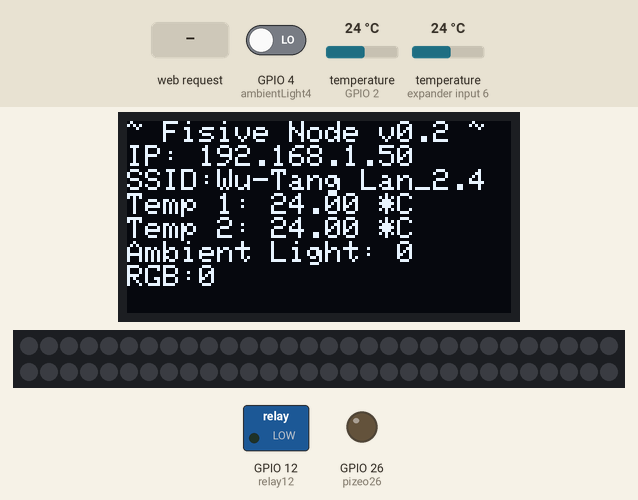
Recording of a program running on a simulated ESP32. On the bench: 128×64 one-colour display, 60 RGB LEDs in strip order, left to right, continuing on the next row, switched loads named in the program (green lamp = pin HIGH), output pins drawn as LEDs (lit = HIGH). The inputs (shaded band) are chosen by the test bench; at power-on: temperature (sensors on GPIO 2, expander input 6) 24 °C, GPIO 4 (ambientLight4) LOW. WiFi joins after 1.5 s; servers stay silent unless stated; what the program prints to the serial monitor is not drawn.

Above: at 5.7 s.
5.8 s: temperature (sensor on GPIO 2) set to 12 °C
At 8.3 s:
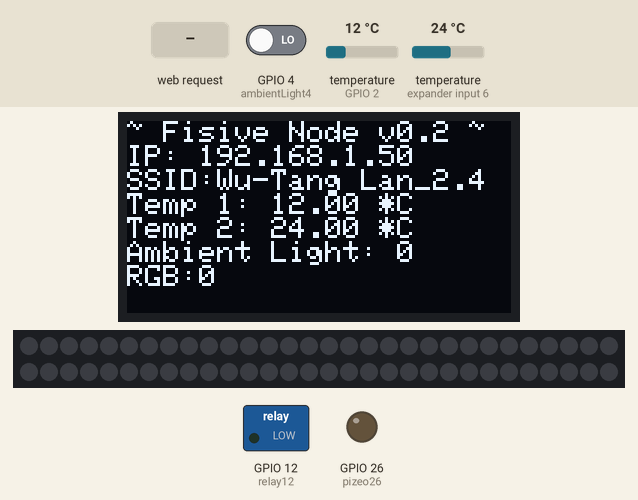
8.6 s: HTTP request GET /pump-state?state=on received
At 9.6 s:
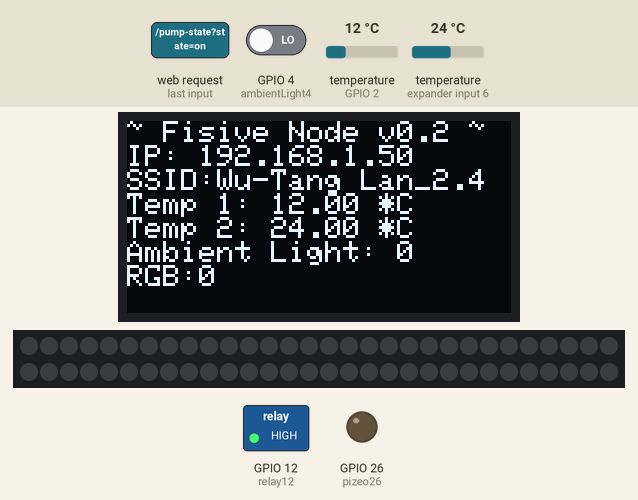
10.1 s: temperature (sensor on expander input 6) set to 12 °C
At 11.7 s:
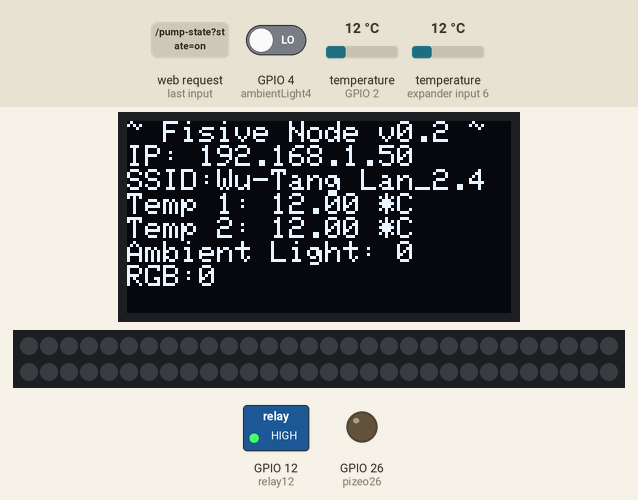
12.2 s: GPIO 4 (ambientLight4) driven HIGH
At 13.4 s:
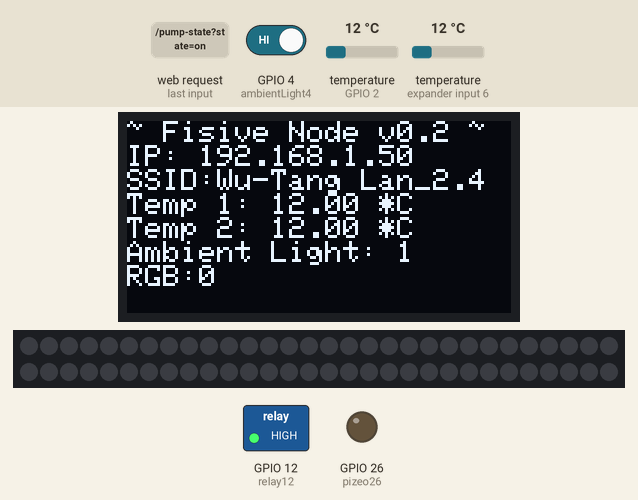
14.0 s: temperature (sensor on GPIO 2) set to 19 °C
15.9 s: temperature (sensor on expander input 6) set to 19 °C
At 16.6 s:
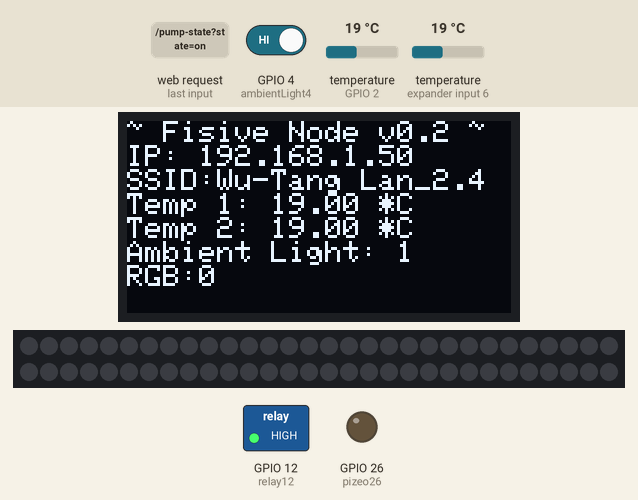
Timing chart, 0 to 18.7 s (numbered marks = the images above; inputs shaded):
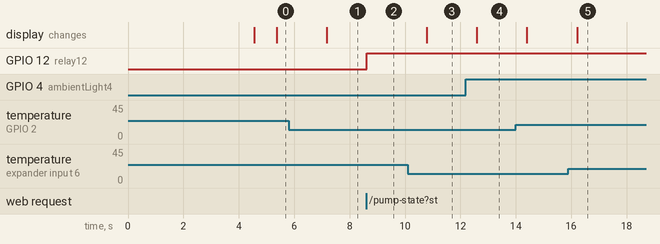

Measured:
- after the input at 5.8 s, the display: changes after 1.4 s (image 1)
- after the input at 8.6 s, GPIO 12 (relay12): LOW → HIGH at once
- after the input at 10.1 s, the display: changes after 0.69 s (image 3)
- after the input at 12.2 s, the display: changes after 0.40 s (image 4)
- after the input at 15.9 s, the display: changes after 0.31 s (image 5)

The program:

main.cpp
```cpp
#include <Arduino.h>
#include <WiFi.h>
#include <ESPAsyncWebServer.h>
#include "AsyncJson.h"
#include "ArduinoJson.h"

// For the DS18B20
#include <OneWire.h>
#include <DallasTemperature.h>

// For the RGB WS2812B
#include <Adafruit_NeoPixel.h>

// For OLED
#include <Adafruit_GFX.h>
#include <Adafruit_SSD1306.h>

// Start webserver at port 80
AsyncWebServer server(80);

// WIFI Credentials
const char *ssid = "Wu-Tang Lan_2.4";
const char *password = "bluesmoonshot";

// Global GPIO Pin Setup
const int relay12 = 12;
const int ambientLight4 = 4;
const int rgb13 = 13;
const int pizeo26 = 26;

// One wire sensors
const int oneWireBus = 2;
OneWire oneWire(oneWireBus);
DallasTemperature sensors(&oneWire);

// OLED Screen Stuff
#define SCREEN_WIDTH 128 // OLED display width, in pixels
#define SCREEN_HEIGHT 64 // OLED display height, in pixels

// Declaration for an SSD1306 display connected to I2C (SDA, SCL pins)
#define OLED_RESET -1 // Reset pin # (or -1 if sharing Arduino reset pin)
Adafruit_SSD1306 display(SCREEN_WIDTH, SCREEN_HEIGHT, &Wire, OLED_RESET);

// NeoPixel
Adafruit_NeoPixel pixels = Adafruit_NeoPixel(60, rgb13, NEO_GRB + NEO_KHZ800);

// GLOBAL VARIABLES
float temp[2];
int ambientLight = 0;
bool wifiConnected = false;

void pinInitializer()
{
  pixels.begin();
  pinMode(relay12, OUTPUT);
  pinMode(ambientLight4, INPUT);
  pinMode(pizeo26, OUTPUT);
  // Set outputs to LOW

  digitalWrite(relay12, LOW);
  digitalWrite(pizeo26, LOW);
}

void wifiInitlizer()
{

  WiFi.mode(WIFI_STA);
  WiFi.begin(ssid, password);
  while (WiFi.waitForConnectResult() != WL_CONNECTED)
  {
    wifiConnected = false;
    Serial.printf("WiFi Connection Failed!\n");
    Serial.println(String(ssid) + " not found!");
  }
  wifiConnected = true;
  Serial.println("Connection Succesful!");
  Serial.println("IP Address: ");
  Serial.print(WiFi.localIP());
}

void updateTempData()
{
  sensors.requestTemperatures();
  temp[0] = sensors.getTempCByIndex(0);
  temp[1] = sensors.getTempCByIndex(1);
  Serial.println("INFO: Fetching Temperature Data");
  Serial.println("DATA: Temp_1: " + String(temp[0]) + " *C; Temp_2: " + String(temp[1]) + " *C");
}

void updateLightData()
{
  ambientLight = digitalRead(ambientLight4);
  Serial.println("INFO: Fetching Light Data");
  Serial.println("DATA: Ambient Light: " + String(ambientLight));
}

void updateSensorData()
{
  updateTempData();
  updateLightData();
}

void emptyHandler()
{
  server.on("/", HTTP_GET, [](AsyncWebServerRequest *request)
            {
    StaticJsonDocument<100> data;
    data["message"] = "Welcome to your fisive node";
    String response;
    serializeJson(data, response);
    request->send(200, "application/json", response); });
}

void sensorHandler()
{
  server.on("/get-sensors", HTTP_GET, [](AsyncWebServerRequest *request)
            {
    StaticJsonDocument<100> data;
    data["temp_1"] = temp[0];
    data["temp_2"] = temp[1];
    data["ambient_light"] = ambientLight;
    String response;
    serializeJson(data, response);
    request->send(200, "application/json", response); });
}

void pumpHandler()
{
  server.on("/pump-state", HTTP_GET, [](AsyncWebServerRequest *request)
            {
    StaticJsonDocument<100> data;
    if (request->hasParam("state"))
      data["state"] = request->getParam("state")->value();
    else
      data["message"] = "No message parameter";


    if(data["state"] == "on")
    {
      Serial.println("INFO: Pump is on");
      Serial.println("GPIO: 12 ON");
      digitalWrite(relay12, HIGH);

    }
    else if(data["state"] == "off")
    {
      Serial.println("INFO: Pump is off");
      Serial.println("GPIO: 12 off");
      digitalWrite(relay12, LOW);
    }
    else
      Serial.println("WARN: Pump is offline");

    String response;
    serializeJson(data, response);
    request->send(200, "application/json", response); });
}

void rgbHandler()
{
  server.on("/rgb-state", HTTP_GET, [](AsyncWebServerRequest *request)
            {
    StaticJsonDocument<100> data;
    if (request->hasParam("state")){
      data["state"] = request->getParam("state")->value();
      data["r"] = request->getParam("r")->value();
      data["g"] = request->getParam("g")->value();
      data["b"] = request->getParam("b")->value();
      data["brightness"] = request->getParam("brightness")->value();
    }
    else
      data["message"] = "No message parameter";

    if(data["state"] == "on")
    {
      Serial.println("INFO: RGB is on");
      Serial.println("GPIO: 13 ON");
      pixels.setBrightness(data["brightness"]);
      for (size_t i = 0; i < 60; i++)
        pixels.setPixelColor(i, pixels.Color(data["r"], data["g"], data["b"]));

      pixels.show();
    }
    else if(data["state"] == "off")
    {
      Serial.println("INFO: RGB is off");
      Serial.println("GPIO: 13 off");
      pixels.setBrightness(0);
      pixels.show();
    }
    else
      Serial.println("WARN: RGB is offline");

    String response;
    serializeJson(data, response);
    request->send(200, "application/json", response); });
}

void pizeoHandler()
{
  server.on("/pizeo-state", HTTP_GET, [](AsyncWebServerRequest *request)
            {
    StaticJsonDocument<100> data;
    if (request->hasParam("state"))
      data["state"] = request->getParam("state")->value();
    else
      data["message"] = "No message parameter";


    if(data["state"] == "on")
    {
      Serial.println("INFO: Pizeo is on");
      Serial.println("GPIO: 26 ON");
      digitalWrite(pizeo26, HIGH);

    }
    else if(data["state"] == "off")
    {
      Serial.println("INFO: Pizeo is off");
      Serial.println("GPIO: 26 off");
      digitalWrite(pizeo26, LOW);
    }
    else
      Serial.println("WARN: Pizeo is offline");

    String response;
    serializeJson(data, response);
    request->send(200, "application/json", response); });
}

void notFound(AsyncWebServerRequest *request)
{
  request->send(404, "application/json", "{\"status\":\"404\"}");
}

void displayUpdate()
{
  display.clearDisplay();
  display.setTextSize(1);
  display.setTextColor(WHITE);
  display.setCursor(0, 0);
  display.cp437(true);
  display.println("~ Fisive Node v0.2 ~");
  if (wifiConnected)
    display.println("IP: " + WiFi.localIP().toString());
  else
    display.println(" WiFi not connected ");

  display.println("SSID:" + WiFi.SSID());
  display.println("Temp 1: " + String(temp[0]) + " *C");
  display.println("Temp 2: " + String(temp[1]) + " *C");
  display.println("Ambient Light: " + String(ambientLight));
  display.println("RGB:" + String(pixels.getPixelColor(0)));
  display.display();
}

void displayInitialize()
{
  if (!display.begin(SSD1306_SWITCHCAPVCC, 0x3C))
  { // Address 0x3D for 128x64
    Serial.println(F("SSD1306 allocation failed"));
    for (;;)
      ;
  }
  delay(1000);
  display.clearDisplay();
  display.display();
  delay(2000);
  display.clearDisplay();
  display.setTextSize(1);
  display.setTextColor(WHITE);
  display.setCursor(0, 0);
  display.cp437(true);
}

void setup()
{
  Serial.begin(115200);
  displayInitialize();
  wifiInitlizer();
  pinInitializer();
  emptyHandler();
  sensorHandler();
  pumpHandler();
  rgbHandler();
  pizeoHandler();

  DefaultHeaders::Instance().addHeader("Access-Control-Allow-Origin", "*");
  DefaultHeaders::Instance().addHeader("Access-Control-Allow-Methods", "GET, POST, PUT");
  DefaultHeaders::Instance().addHeader("Access-Control-Allow-Headers", "Content-Type");
  server.onNotFound(notFound);
  server.begin();
}
void loop()
{
  // Sesnor state updates
  updateSensorData();
  displayUpdate();
  sleep(1);
}
```
